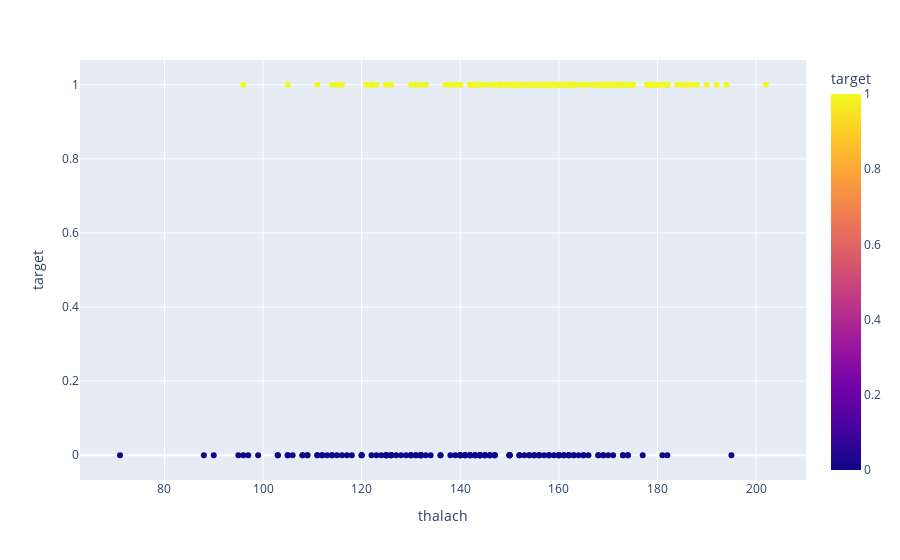

Notebook source saved alongside this figure:
### Code cell
px.scatter(df, x="thalach", y="target", color='target')

### Figure 1 — Plotly figure (JSON) as saved in the notebook; plotly's stock layout.template omitted (floating-point values rounded to 4 significant figures; data arrays with more than 128 entries replaced by an {"elided": "..."} marker saying what was removed)
{"data": [{"hovertemplate": "thalach=%{x}<br>target=%{marker.color}<extra></extra>", "legendgroup": "", "marker": {"color": {"elided": "303 int values"}, "coloraxis": "coloraxis", "symbol": "circle"}, "mode": "markers", "name": "", "orientation": "v", "showlegend": false, "type": "scatter", "x": {"elided": "303 int values"}, "xaxis": "x", "y": {"elided": "303 int values"}, "yaxis": "y"}], "layout": {"coloraxis": {"colorbar": {"title": {"text": "target"}}, "colorscale": [[0, "#0d0887"], [0.1111, "#46039f"], [0.2222, "#7201a8"], [0.3333, "#9c179e"], [0.4444, "#bd3786"], [0.5556, "#d8576b"], [0.6667, "#ed7953"], [0.7778, "#fb9f3a"], [0.8889, "#fdca26"], [1, "#f0f921"]]}, "legend": {"tracegroupgap": 0}, "margin": {"t": 60}, "xaxis": {"anchor": "y", "domain": [0, 1], "title": {"text": "thalach"}}, "yaxis": {"anchor": "x", "domain": [0, 1], "title": {"text": "target"}}}}
